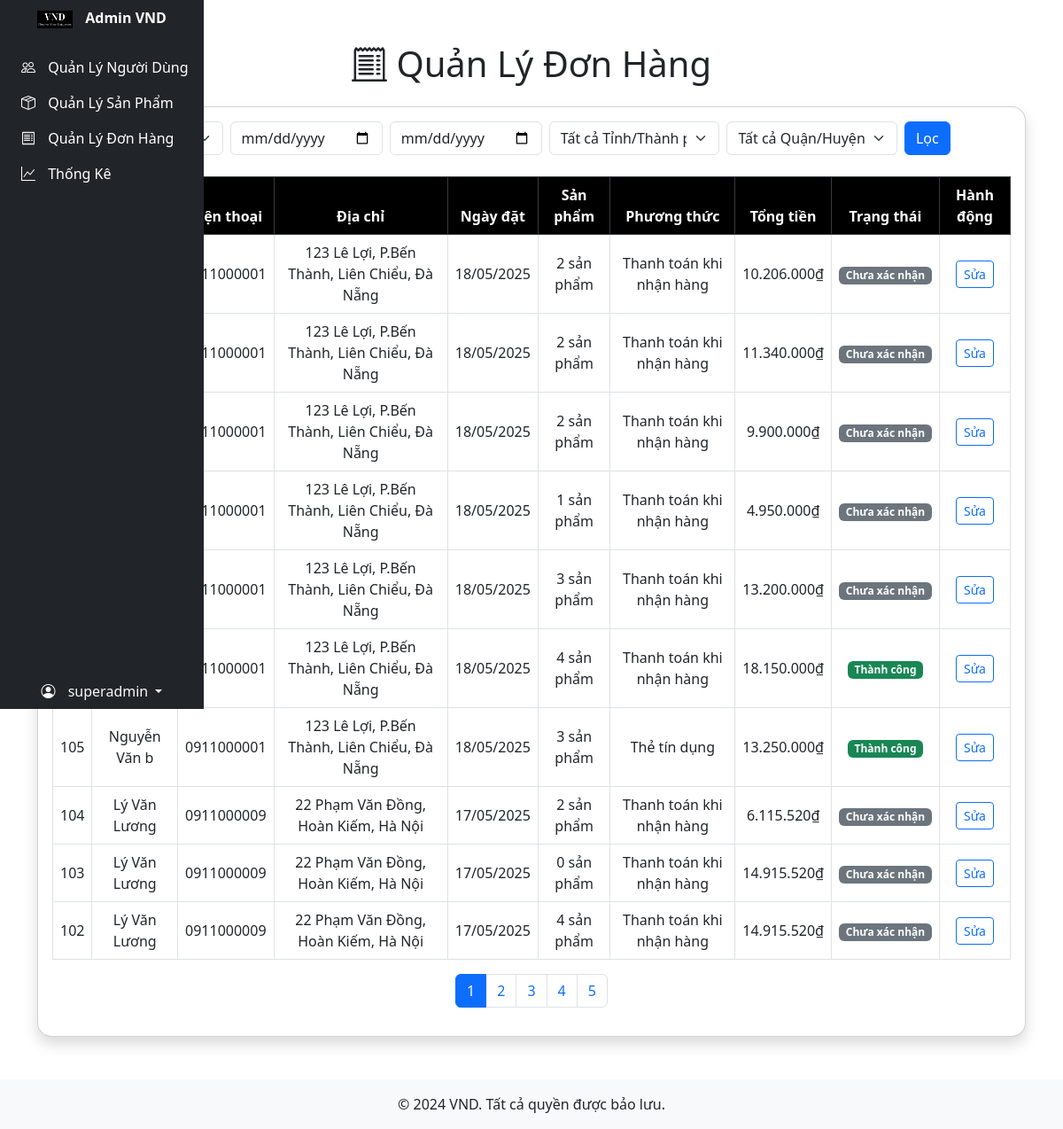
Screenshot of /Admin/bills-management.php (signed in) with the database file from the repository.
### tables this page shows
CREATE TABLE `orders` (
  `id` int NOT NULL,
  `user_id` int DEFAULT NULL,
  `address` varchar(255) DEFAULT NULL,
  `payment_method` varchar(50) DEFAULT NULL,
  `total_price` int DEFAULT NULL,
  `total_qty` int DEFAULT NULL,
  `status` varchar(50) DEFAULT '',
  `created_at` datetime DEFAULT CURRENT_TIMESTAMP,
  `note` text
);

CREATE TABLE `users` (
  `id` int NOT NULL,
  `username` varchar(50) NOT NULL,
  `email` varchar(100) NOT NULL,
  `password` varchar(255) NOT NULL,
  `address` varchar(255) DEFAULT NULL,
  `number` varchar(20) DEFAULT NULL,
  `role` varchar(30) NOT NULL,
  `district_id` int DEFAULT NULL,
  `fullname` varchar(255) DEFAULT NULL,
  `status` enum('active','lock') DEFAULT 'active'
);

### Admin/bills-management.php (the view, shortened to what this page needs)
<?php
include 'includes/header.php';
require_once dirname( __FILE__ ) . '/../config/db.php';
$limit = 10;
$page = isset($_GET['page']) ? max(1, (int)$_GET['page']) : 1;
$offset = ($page - 1) * $limit;
$params = [];
$types = "";
$filterSql = " FROM orders o LEFT JOIN users u ON o.user_id = u.id";
$countSql = "SELECT COUNT(*) as total" . $filterSql;
$countStmt = $conn->prepare($countSql);
$countStmt->execute();
$countResult = $countStmt->get_result();
$totalRows = $countResult->fetch_assoc()['total'];
$totalPages = ceil($totalRows / $limit);
$sql = "
    SELECT
        o.id,
        o.created_at,
        o.status,
        o.address,
        o.payment_method,
        o.total_price,
        o.total_qty,
        u.fullname,
        u.number
    " . $filterSql . "
    ORDER BY o.created_at DESC
    LIMIT ? OFFSET ?
";
$stmt = $conn->prepare($sql);
if ($types !== "") {
    $bindValues = array_merge($params, [$limit, $offset]);
    $stmt->bind_param($types . "ii", ...$bindValues);
} else {
    $stmt->bind_param("ii", $limit, $offset);
}
$stmt->execute();
$result = $stmt->get_result();
?>
<div class="container py-5">
    <h1 class="mb-4 text-center"><i class="bi bi-receipt-cutoff"></i> Quản Lý Đơn Hàng</h1>
    <div class="card shadow rounded-4">
        <div class="card-body">
            <div class="d-flex justify-content-between align-items-center mb-4">
                <form class="d-flex gap-2" method="GET" action="">
                    <select name="status" class="form-select">
                        <option value="">Tất cả trạng thái</option>
                    </select>
                    <input type="date" name="start" class="form-control" />
                    <input type="date" name="end" class="form-control" />
                    <select name="city_id" id="citySelect" class="form-select">
                        <option value="">Tất cả Tỉnh/Thành phố</option>
                    </select>
                    <select name="district_id" id="districtSelect" class="form-select">
                        <option value="">Tất cả Quận/Huyện</option>
                    </select>
                    <button type="submit" class="btn btn-primary">Lọc</button>
                </form>
            </div>
            <table class="table table-hover table-bordered align-middle text-center">
                <thead class="table-dark">
                    <tr>
                        <th>ID</th>
                        <th>Khách hàng</th>
                        <th>Điện thoại</th>
                        <th>Địa chỉ</th>
                        <th>Ngày đặt</th>
                        <th>Sản phẩm</th>
                        <th>Phương thức</th>
                        <th>Tổng tiền</th>
                        <th>Trạng thái</th>
                        <th>Hành động</th>
                    </tr>
                </thead>
                <tbody>
                <?php while ($row = $result->fetch_assoc()): ?>
                    <tr>
                        <td><?= $row['id'] ?></td>
                        <td><?= htmlspecialchars($row['fullname'] ?? 'N/A') ?></td>
                        <td><?= htmlspecialchars($row['number'] ?? 'N/A') ?></td>
                        <td><?= htmlspecialchars($row['address']) ?></td>
                        <td><?= date('d/m/Y', strtotime($row['created_at'])) ?></td>
                        <td><?= $row['total_qty'] ?> sản phẩm</td>
                        <td>
                            <?php
                            $paymentText = match (strtolower($row['payment_method'])) {
                                'credit_card' => 'Thẻ tín dụng',
                                'cod' => 'Thanh toán khi nhận hàng',
                                'bank_transfer' => 'Chuyển khoản ngân hàng',
                                default => ucfirst($row['payment_method']),
                            };
                            echo $paymentText;
                            ?>
                        </td>
                        <td><?= number_format($row['total_price'], 0, ',', '.') ?>₫</td>
                        <td>
                            <?php
                            $badgeClass = match (strtolower($row['status'])) {
                                'pending' => 'secondary',
                                'confirmed' => 'warning',
                                'shipped' => 'info',
                                'delivered' => 'success',
                                'cancel' => 'danger',
                                default => 'light',
                            };
                            $statusText = match (strtolower($row['status'])) {
                                'pending' => 'Chưa xác nhận',
                                'confirmed' => 'Đã xác nhận',
                                'shipped' => 'Đang giao',
                                'delivered' => 'Thành công',
                                'cancel' => 'Đã huỷ',
                                default => $row['status'],
                            };
                            ?>
                            <span class="badge bg-<?= $badgeClass ?>"><?= $statusText ?></span>
                        </td>
                        <td>
                            <a href="bills-edit.php?id=<?= $row['id'] ?>" class="btn btn-sm btn-outline-primary">
                                <i class="fas fa-edit"></i> Sửa
                            </a>
                        </td>
                    </tr>
                <?php endwhile ?>
                </tbody>
            </table>
            <?php if ($totalPages > 1): ?>
                <nav>
                    <ul class="pagination justify-content-center">
                        <?php for ($i = 1; $i <= $totalPages; $i++): ?>
                            <?php
                            $queryParams = $_GET;
                            $queryParams['page'] = $i;
                            $queryString = http_build_query($queryParams);
                            ?>
                            <li class="page-item <?= ($i === $page) ? 'active' : '' ?>">
                                <a class="page-link" href="?<?= $queryString ?>"><?= $i ?></a>
                            </li>
                        <?php endfor ?>
                    </ul>
                </nav>
            <?php endif; ?>
        </div>
    </div>
</div>
<?php include 'includes/footer.php'; ?>

### Admin/CSS/user-management.css (style rules this page uses)
body { font-family: 'Poppins', sans-serif; background-color: #ffffff; color: #333; min-height: 100vh; display: flex; flex-direction: column; }
html, body { height: 100%; }
h1 { color: #111; font-weight: bold; }
.table th { background-color: #000 !important; color: #fff !important; }
.table td { background-color: #fff; vertical-align: middle; }

### Admin/includes/header.php (style rules this page uses)
body { overflow-x: hidden; }

### rows the page displays
orders: user.number "0911000001", address "123 Lê Lợi, P.Bến Thành, Liên Chiểu, Đà Nẵng", created_at "18/05/2025", total_qty "2", payment_method "Thanh toán khi nhận hàng", total_price "10.206.000", status "Chưa xác nhận"
orders: user.number "0911000001", address "123 Lê Lợi, P.Bến Thành, Liên Chiểu, Đà Nẵng", created_at "18/05/2025", total_qty "2", payment_method "Thanh toán khi nhận hàng", total_price "11.340.000", status "Chưa xác nhận"
orders: user.number "0911000001", address "123 Lê Lợi, P.Bến Thành, Liên Chiểu, Đà Nẵng", created_at "18/05/2025", total_qty "2", payment_method "Thanh toán khi nhận hàng", total_price "9.900.000", status "Chưa xác nhận"
orders: user.number "0911000001", address "123 Lê Lợi, P.Bến Thành, Liên Chiểu, Đà Nẵng", created_at "18/05/2025", total_qty "1", payment_method "Thanh toán khi nhận hàng", total_price "4.950.000", status "Chưa xác nhận"
orders: user.number "0911000001", address "123 Lê Lợi, P.Bến Thành, Liên Chiểu, Đà Nẵng", created_at "18/05/2025", total_qty "3", payment_method "Thanh toán khi nhận hàng", total_price "13.200.000", status "Chưa xác nhận"
orders: user.number "0911000001", address "123 Lê Lợi, P.Bến Thành, Liên Chiểu, Đà Nẵng", created_at "18/05/2025", total_qty "4", payment_method "Thanh toán khi nhận hàng", total_price "18.150.000", status "Thành công"
orders: id "105", user.fullname "Nguyễn Văn b", user.number "0911000001", address "123 Lê Lợi, P.Bến Thành, Liên Chiểu, Đà Nẵng", created_at "18/05/2025", total_qty "3", payment_method "Thẻ tín dụng", total_price "13.250.000", status "Thành công"
orders: id "104", user.fullname "Lý Văn Lương", user.number "0911000009", address "22 Phạm Văn Đồng, Hoàn Kiếm, Hà Nội", created_at "17/05/2025", total_qty "2", payment_method "Thanh toán khi nhận hàng", total_price "6.115.520", status "Chưa xác nhận"
orders: id "103", user.fullname "Lý Văn Lương", user.number "0911000009", address "22 Phạm Văn Đồng, Hoàn Kiếm, Hà Nội", created_at "17/05/2025", total_qty "0", payment_method "Thanh toán khi nhận hàng", total_price "14.915.520", status "Chưa xác nhận"
orders: id "102", user.fullname "Lý Văn Lương", user.number "0911000009", address "22 Phạm Văn Đồng, Hoàn Kiếm, Hà Nội", created_at "17/05/2025", total_qty "4", payment_method "Thanh toán khi nhận hàng", total_price "14.915.520", status "Chưa xác nhận"
